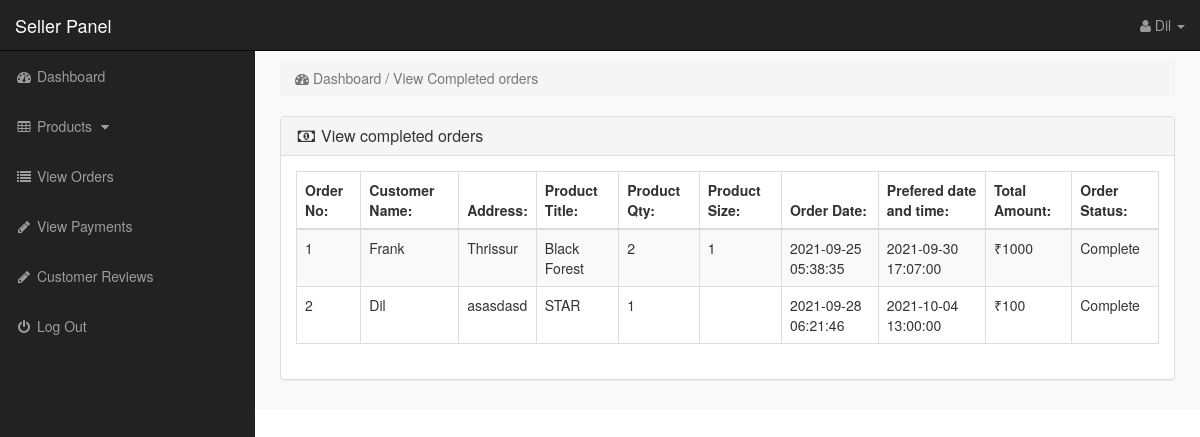
The page /seller-area/index.php?view_payments (signed in) on the database its author committed.
### tables this page shows
CREATE TABLE `seller` (
  `Seller_name` varchar(20) NOT NULL,
  `Seller_email` varchar(50) NOT NULL,
  `Seller_pass` varchar(50) NOT NULL,
  `Seller_id` varchar(15) NOT NULL,
  `Seller_city` varchar(15) NOT NULL,
  `Seller_contact` varchar(20) NOT NULL,
  `Seller_address` varchar(100) NOT NULL,
  `confirm` int(11) NOT NULL
);

CREATE TABLE `customer_orders` (
  `order_id` int(10) NOT NULL,
  `customer_id` int(10) NOT NULL,
  `pro_id` int(10) NOT NULL,
  `wish_text` varchar(30) NOT NULL,
  `s_id` varchar(20) NOT NULL,
  `due_amount` int(100) NOT NULL,
  `invoice_no` int(100) NOT NULL,
  `qty` int(10) NOT NULL,
  `size` text NOT NULL,
  `order_date` timestamp NOT NULL DEFAULT current_timestamp(),
  `order_status` text NOT NULL,
  `pro_dt` datetime DEFAULT NULL
);

CREATE TABLE `customers` (
  `customer_id` int(10) NOT NULL,
  `customer_name` varchar(255) NOT NULL,
  `customer_email` varchar(255) NOT NULL,
  `customer_pass` varchar(255) NOT NULL,
  `customer_country` text NOT NULL,
  `customer_city` text NOT NULL,
  `customer_contact` varchar(255) NOT NULL,
  `customer_address` text NOT NULL,
  `customer_image` text NOT NULL,
  `customer_ip` varchar(255) NOT NULL,
  `customer_confirm_code` text NOT NULL
);

CREATE TABLE `products` (
  `product_id` int(10) NOT NULL,
  `Seller_id` varchar(20) NOT NULL,
  `cat_id` int(10) NOT NULL,
  `manufacturer_id` int(10) NOT NULL,
  `date` timestamp NOT NULL DEFAULT current_timestamp() ON UPDATE current_timestamp(),
  `product_title` text NOT NULL,
  `product_url` text NOT NULL,
  `product_img1` text NOT NULL,
  `product_img2` text NOT NULL,
  `product_img3` text NOT NULL,
  `product_price` int(10) NOT NULL,
  `product_weight` text NOT NULL,
  `product_psp_price` int(100) DEFAULT NULL,
  `product_desc` text NOT NULL,
  `product_features` text NOT NULL,
  `product_video` text NOT NULL,
  `product_keywords` text NOT NULL,
  `product_label` text NOT NULL,
  `status` varchar(255) NOT NULL
);

### seller-area/view_payments.php (the view)
<?php
if(!isset($_SESSION['seller'])){
echo "<script>window.open('login.php','_self')</script>";
}
else {
?>
<div class="row">
<div class="col-lg-12">
<ol class="breadcrumb">
<li class="active">
<i class="fa fa-dashboard"></i> Dashboard / View Completed orders
</li>
</ol>
</div>
</div>
<div class="row">
<div class="col-lg-12">
<div class="panel panel-default">
<div class="panel-heading">
<h3 class="panel-title">
<i class="fa fa-money fa-fw"></i> View completed orders
</h3>
</div>
<div class="panel-body">
<div class="table-responsive">
<table class="table table-bordered table-hover table-striped">
<thead>
<tr>
<th>Order No:</th>
<th>Customer Name:</th>
<th>Address:</th>
<th>Product Title:</th>
<th>Product Qty:</th>
<th>Product Size:</th>
<th>Order Date:</th>
<th>Prefered date and time:</th>
<th>Total Amount:</th>
<th>Order Status:</th>
</tr>
</thead>
<tbody>
<?php
$i = 0;
$seller_session = $_SESSION['seller'];
$get_orders = "select * from customer_orders where order_status='Completed' AND s_id='$seller_session'";
$run_orders = mysqli_query($con,$get_orders);
while ($row_orders = mysqli_fetch_array($run_orders)) {
$order_id = $row_orders['order_id'];
$c_id = $row_orders['customer_id'];
$product_id = $row_orders['pro_id'];
$qty = $row_orders['qty'];
$size = $row_orders['size'];
$order_status = $row_orders['order_status'];
$get_products = "select * from products where product_id='$product_id' AND Seller_id='$seller_session'";
$run_products = mysqli_query($con,$get_products);
$row_products = mysqli_fetch_array($run_products);
$product_title = $row_products['product_title'];
$i++;
?>
<tr>
<td><?php echo $i; ?></td>
<td>
<?php
$get_customer = "select * from customers where customer_id='$c_id'";
$run_customer = mysqli_query($con,$get_customer);
$row_customer = mysqli_fetch_array($run_customer);
$customer_email = $row_customer['customer_name'];
$invoice_no = $row_customer['customer_address'];
echo $customer_email;
 ?>
 </td>
<td><?php echo $invoice_no; ?></td>
<td><?php echo $product_title; ?></td>
<td><?php echo $qty; ?></td>
<td><?php echo $size; ?></td>
<td>
<?php
$get_customer_order = "select * from customer_orders where order_id='$order_id' and s_id='$seller_session'";
$run_customer_order = mysqli_query($con,$get_customer_order);
$row_customer_order = mysqli_fetch_array($run_customer_order);
$order_date = $row_customer_order['order_date'];
$order_pdate = $row_customer_order['pro_dt'];
$due_amount = $row_customer_order['due_amount'];
echo $order_date;
?>
</td>
<td><?php echo $order_pdate; ?></td>
<td>₹<?php echo $due_amount; ?></td>
<td>
<?php
if($order_status=='pending'){
echo $order_status='pending';
}
else{
echo $order_status='Complete';
}
?>
</td>
</tr>
<?php } ?>
</tbody>
</table>
</div>
</div>
</div>
</div>
</div>
<?php } ?>

### seller-area/includes/sidebar.php (shortened to what this page needs)
<?php
if(!isset($_SESSION['seller'])){
echo "<script>window.open('login.php','_self')</script>";
}
else {
?>
<nav class="navbar navbar-inverse navbar-fixed-top" >
<div class="navbar-header" >
<a class="navbar-brand" href="index.php?dashboard" >Seller Panel</a>
</div>
<ul class="nav navbar-right top-nav" >
<li class="dropdown" >
<a href="#" class="dropdown-toggle" data-toggle="dropdown" >
<i class="fa fa-user" ></i>
<?php echo $admin_name; ?> <b class="caret" ></b>
</a>
</li>
</ul>
<div class="collapse navbar-collapse navbar-ex1-collapse">
<ul class="nav navbar-nav side-nav">
<li>
<a href="index.php?dashboard">
<i class="fa fa-fw fa-dashboard"></i> Dashboard
</a>
</li>
<li>
<a href="#" data-toggle="collapse" data-target="#products">
<i class="fa fa-fw fa-table"></i> Products
<i class="fa fa-fw fa-caret-down"></i>
</a>
</li>
<li>
<li>
<a href="index.php?view_orders">
<i class="fa fa-fw fa-list"></i> View Orders
</a>
</li>
<li>
<a href="index.php?view_payments">
<i class="fa fa-fw fa-pencil"></i> View Payments
</a>
</li>
<li>
<a href="index.php?view_reviews">
<i class="fa fa-fw fa-pencil"></i> Customer Reviews
</a>
</li>
<li>
<a href="logout.php">
<i class="fa fa-fw fa-power-off"></i> Log Out
</a>
</li>
</ul>
</div>
</nav>
<?php } ?>

### seller-area/css/style.css (style rules this page uses)
body { margin-top:100px; }
@media (min-width: 768px) { body { margin-top:50px; } }
.top-nav { padding:0 15px; }
.top-nav>li { display:inline-block; float:left; }
.top-nav>li>a { padding-top:15px; padding-bottom:15px; line-height:20px; color:#999; }
@media (min-width: 768px) { .side-nav { position:fixed; top:51px; width:255px; border-radius:0; overflow-y:auto; background-color: #222; bottom:0; overflow-x:hidden; padding-bottom:40px; } }
@media (min-width: 768px) { .side-nav>li>a { width:255px; } }
.panel-body { border-radius:5px; }

### rows shown on the page
seller: Seller_name "Dil"
customer_orders: customer.customer_name "Frank", customer.customer_address "Thrissur", products.product_title "Black Forest", qty "2", size "1", order_date "2021-09-25 05:38:35", pro_dt "2021-09-30 17:07:00", due_amount "1000"
customer_orders: customer.customer_name "Dil", customer.customer_address "asasdasd", products.product_title "STAR", qty "1", order_date "2021-09-28 06:21:46", pro_dt "2021-10-04 13:00:00", due_amount "100"
